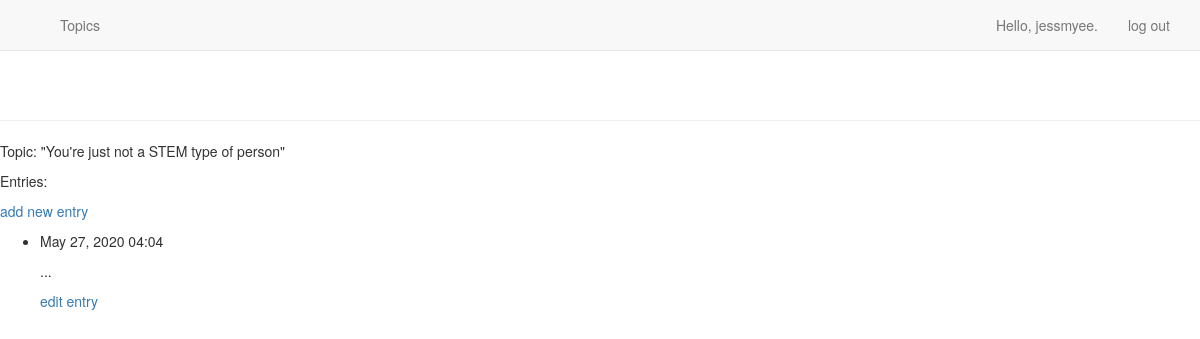
The page /topics/1/ (signed in) on the database its author committed.
### app_logs/models.py (models this page shows, shortened)
class Topic(models.Model):
    text = models.CharField(max_length=200)
    date_added = models.DateTimeField(auto_now_add=True)
    owner = models.ForeignKey(User, on_delete=models.CASCADE)
    def __str__(self):
        return self.text

class Entry(models.Model):
    topic = models.ForeignKey(Topic, on_delete=models.CASCADE)
    text = models.TextField()
    date_added = models.DateTimeField(auto_now_add=True)
    class Meta:
        verbose_name_plural = 'entries'

### app_logs/views.py (the view)
# urls.py: path('topics/<int:topic_id>/', views.topic, name='topic'),
@login_required
def topic(request, topic_id):
    topic = Topic.objects.get(id=topic_id)
    if topic.owner != request.user:
        raise Http404
    entries = topic.entry_set.order_by('-date_added')
    context = {'topic': topic, 'entries': entries}
    return render(request, 'app_logs/topic.html', context)

### app_logs/templates/app_logs/topic.html
{% extends "app_logs/base.html" %}
{% block content %}
    <p>Topic: {{ topic }}</p>
    <p>Entries:</p>
    <p>
        <a href="{% url 'app_logs:new_entry' topic.id %}">add new entry</a>
    </p>
    <ul>
    {% for entry in entries %}
        <li>
            <p>{{ entry.date_added|date:'M d, Y H:i'  }}</p>
            <p>{{ entry.text|linebreaks }}</p>
            <p>
                <a href="{% url 'app_logs:edit_entry' entry.id %}">edit entry</a>
            </p>
        </li>
    {% empty %}
        <li>
            There are no entries for this topic yet.
        </li>
        {% endfor %}
    </ul>
{% endblock content %}

### app_logs/templates/app_logs/base.html (shortened to what this page needs)
{% load bootstrap3 %}
<!DOCTYPE html>
<html lang="en">
    <head>
        {% bootstrap_css %}
    </head>
    <body>
        <nav class="navbar navbar-default navbar-static-top">
            <div class="container">
                <div class="navbar-header">
                    <a class="navbar-brand" href="{% url 'app_logs:index' %}">
                    </a>
                </div>
                <div id="navbar" class="navbar-collapse collapse">
                    <ul class="nav navbar-nav">
                        <li><a href="{% url 'app_logs:topics' %}">Topics</a></li>
                    </ul>
                    <ul class="nav navbar-nav navbar-right">
                        {% if user.is_authenticated %}
                            <li><a>Hello, {{ user.username }}.</a></li>
                            <li><a href="{% url 'app_users:logout' %}">log out</a></li>
                        {% else %}
                            <li><a href="{% url 'app_users:register' %}">register</a></li>
                            <li><a href="{% url 'app_users:login' %}">log in</a></li>
                        {% endif %}
                    </ul>
                </div>
            </div>
        </nav>
            <div class="page-header">
            </div>
            <div>
                {% block content %}{% endblock content %}
            </div>
    </body>
</html>

### rows shown on the page
Topic: text "\"You're just not a STEM type of person\""
Entry: date_added "May 27, 2020 04:04", text "..."

### other values the page prints
{{ user.username }} "jessmyee"
